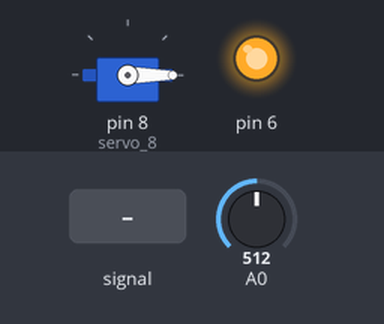
Simulated run of this sketch. Board: Arduino Uno, built with avr-gcc and run on an emulated ATmega328P. Parts: servo, output pins drawn as LEDs (lit = HIGH). Inputs (shaded band) come from the test bench; at power-on: A0 = 512. What the sketch prints to the serial monitor is not drawn.

Above: at 1.2 s.
1.3 s: A0 fed a 200 Hz sine of ±255 counts around its level
At 1.45 s:
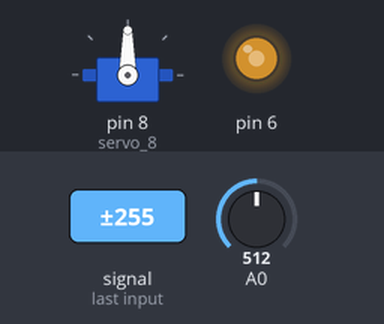
4.3 s: A0 set to 610
At 5.5 s:
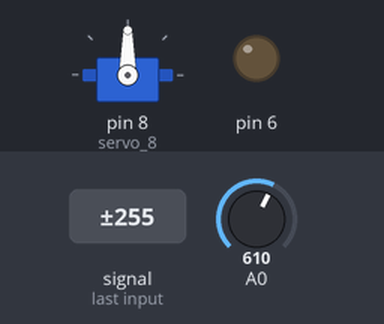
5.8 s: A0 set to 586
At 6.1 s:
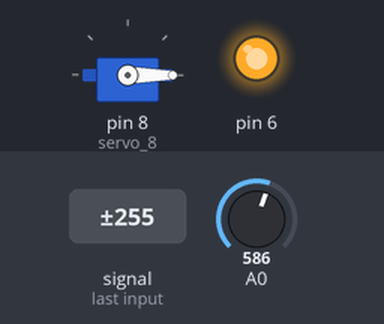
7.3 s: A0 set to 716
At 8.5 s:
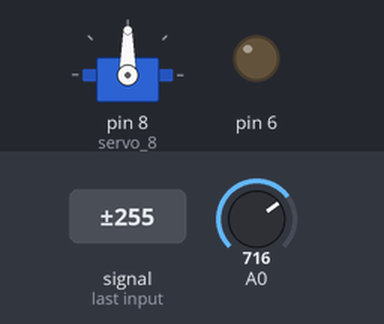
8.8 s: A0 set to 590
At 9.6 s:
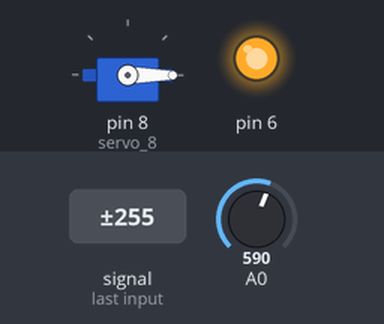
Timing chart, 0 to 11.3 s (numbered marks = the images above; inputs shaded):
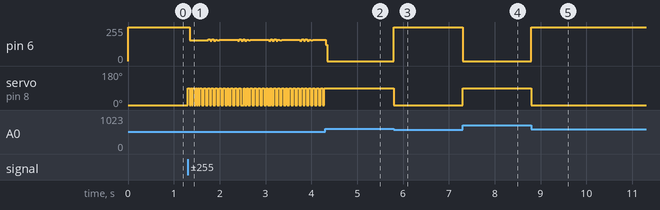

The sketch:

15b.ino
```cpp
#include <Arduino.h>
#include <Wire.h>
#include <SoftwareSerial.h>

#include <Servo.h>

double angle_rad = PI/180.0;
double angle_deg = 180.0/PI;
double sensor;
Servo servo_8;

void setup(){
    Serial.begin(115200);
    pinMode(A0+0,INPUT);
    pinMode(6,OUTPUT);
    servo_8.attach(8); // init pin
}

void loop(){
    sensor = analogRead(A0+0);
    Serial.println(sensor);
    if((sensor) < (600)){
        digitalWrite(6,1);
        servo_8.write(0); // write to servo
    }else{
        digitalWrite(6,0);
        servo_8.write(90); // write to servo
    }
    _loop();
}

void _delay(float seconds){
    long endTime = millis() + seconds * 1000;
    while(millis() < endTime)_loop();
}

void _loop(){
}
```

Measured:
- the behaviour switches between 600 and 599 on A0 (found by bisection; images 2 and 3)
- after the input at 1.3 s, pin 6: 255/255 → 155/255 after 0.05 s, then repeats every 0.68 s: 2 × (164/255 0.04 s, 151/255 0.04 s), 160/255 0.04 s, 154/255 0.04 s, 160/255 0.40 s, 151/255 0.04 s; servo on pin 8 (servo_8): alternates 90° for 0.04 s and 0° for 0.04 s, starting at once
- after the input at 4.3 s, servo on pin 8 (servo_8): stops changing and stays 90°
- after the input at 5.8 s, pin 6: 0/255 → 255/255 at once; servo on pin 8 (servo_8): 90° → 0° at once
- after the input at 7.3 s, pin 6: 255/255 → 0/255 at once; servo on pin 8 (servo_8): 0° → 90° at once
- after the input at 8.8 s, pin 6: 0/255 → 255/255 at once; servo on pin 8 (servo_8): 90° → 0° at once
